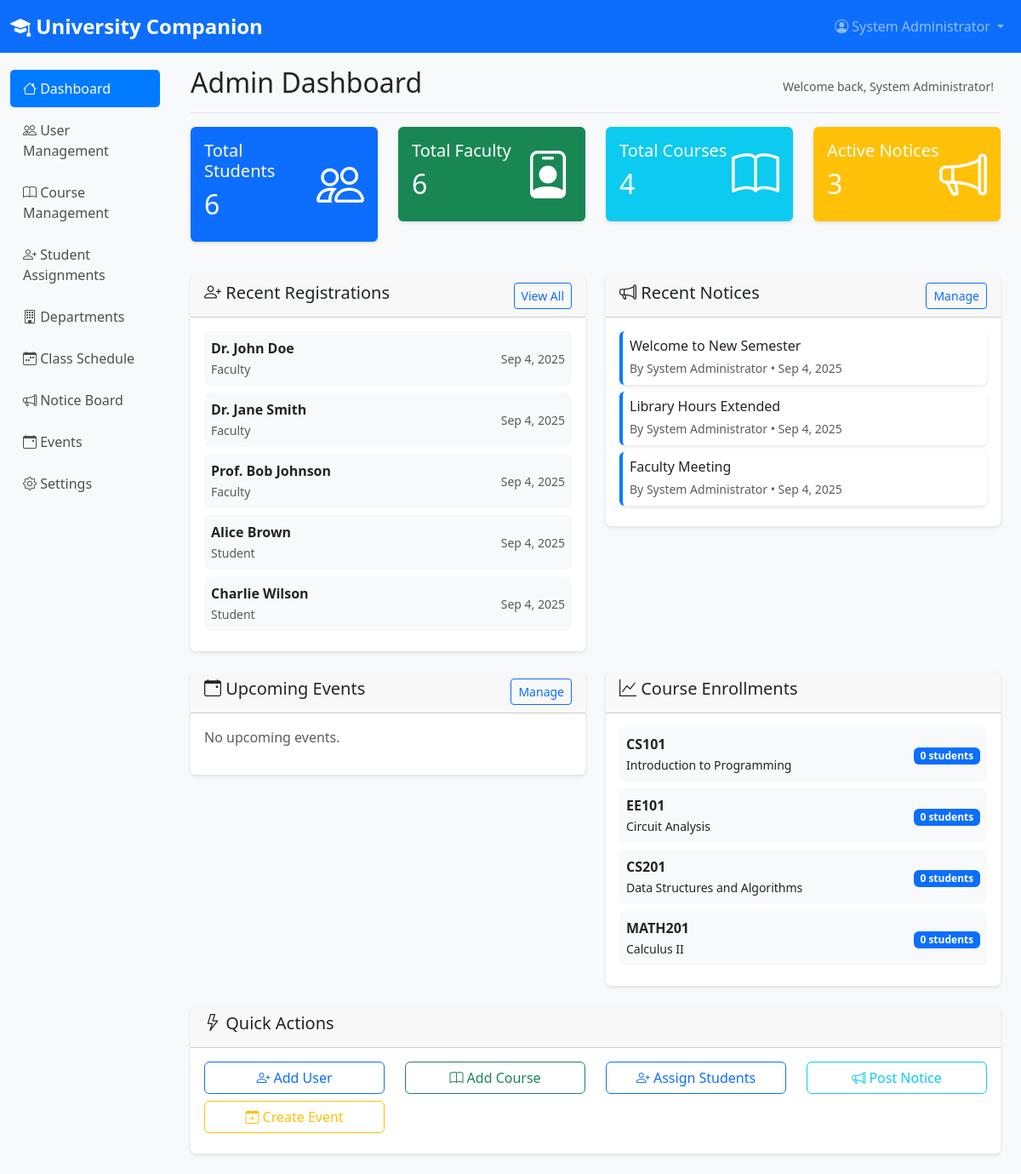
Page /admin/dashboard.php (signed in) on the committed database.
### tables this page shows
CREATE TABLE users (
    id INT AUTO_INCREMENT PRIMARY KEY,
    username VARCHAR(50) UNIQUE NOT NULL,
    email VARCHAR(100) UNIQUE NOT NULL,
    password VARCHAR(255) NOT NULL,
    role ENUM('student', 'faculty', 'admin') NOT NULL,
    full_name VARCHAR(100) NOT NULL,
    department VARCHAR(100),
    phone VARCHAR(20),
    address TEXT,
    created_at TIMESTAMP DEFAULT CURRENT_TIMESTAMP,
    updated_at TIMESTAMP DEFAULT CURRENT_TIMESTAMP ON UPDATE CURRENT_TIMESTAMP,
    is_active BOOLEAN DEFAULT TRUE
);

CREATE TABLE notices (
    id INT AUTO_INCREMENT PRIMARY KEY,
    title VARCHAR(255) NOT NULL,
    content TEXT NOT NULL,
    author_id INT NOT NULL,
    target_audience ENUM('all', 'students', 'faculty') DEFAULT 'all',
    is_urgent BOOLEAN DEFAULT FALSE,
    created_at TIMESTAMP DEFAULT CURRENT_TIMESTAMP,
    updated_at TIMESTAMP DEFAULT CURRENT_TIMESTAMP ON UPDATE CURRENT_TIMESTAMP,
    expires_at TIMESTAMP NULL,
    is_active BOOLEAN DEFAULT TRUE,
    FOREIGN KEY (author_id) REFERENCES users(id)
);

### admin/dashboard.php (the view, shortened to what the rows shown need)
<?php
require_once '../php/config.php';
$conn = getDBConnection();
$sql = "SELECT
    (SELECT COUNT(*) FROM users WHERE role = 'student' AND is_active = 1) as total_students,
    (SELECT COUNT(*) FROM users WHERE role = 'faculty' AND is_active = 1) as total_faculty,
    (SELECT COUNT(*) FROM courses WHERE academic_year = '2024') as total_courses,
    (SELECT COUNT(*) FROM notices WHERE is_active = 1) as total_notices";
$stats = fetchSingleRow($conn, $sql);
$sql = "SELECT full_name, role, created_at FROM users
        WHERE is_active = 1
        ORDER BY created_at DESC LIMIT 5";
$recentUsers = fetchMultipleRows($conn, $sql);
$sql = "SELECT n.title, n.created_at, u.full_name as author
        FROM notices n
        JOIN users u ON n.author_id = u.id
        WHERE n.is_active = 1
        ORDER BY n.created_at DESC LIMIT 5";
$recentNotices = fetchMultipleRows($conn, $sql);
?>
<!DOCTYPE html>
<html lang="en">
<head>
    <link href="https://cdn.jsdelivr.net/npm/bootstrap@5.3.0/dist/css/bootstrap.min.css" rel="stylesheet">
    <link href="https://cdn.jsdelivr.net/npm/bootstrap-icons@1.10.0/font/bootstrap-icons.css" rel="stylesheet">
    <link href="../css/style.css" rel="stylesheet">
</head>
<body>
    <div class="container-fluid">
        <div class="row">
            <main class="col-md-9 ms-sm-auto col-lg-10 px-md-4">
                <div class="d-flex justify-content-between flex-wrap flex-md-nowrap align-items-center pt-3 pb-2 mb-3 border-bottom">
                    <h1 class="h2">Admin Dashboard</h1>
                </div>
                <div class="row mb-4">
                    <div class="col-md-3 mb-3">
                        <div class="card text-white bg-primary">
                            <div class="card-body">
                                <div class="d-flex justify-content-between">
                                    <div>
                                        <h2><?php echo $stats['total_students'] ?? 0; ?></h2>
                                    </div>
                                </div>
                            </div>
                        </div>
                    </div>
                    <div class="col-md-3 mb-3">
                        <div class="card text-white bg-success">
                            <div class="card-body">
                                <div class="d-flex justify-content-between">
                                    <div>
                                        <h2><?php echo $stats['total_faculty'] ?? 0; ?></h2>
                                    </div>
                                </div>
                            </div>
                        </div>
                    </div>
                    <div class="col-md-3 mb-3">
                        <div class="card text-white bg-info">
                            <div class="card-body">
                                <div class="d-flex justify-content-between">
                                    <div>
                                        <h2><?php echo $stats['total_courses'] ?? 0; ?></h2>
                                    </div>
                                </div>
                            </div>
                        </div>
                    </div>
                    <div class="col-md-3 mb-3">
                        <div class="card text-white bg-warning">
                            <div class="card-body">
                                <div class="d-flex justify-content-between">
                                    <div>
                                        <h2><?php echo $stats['total_notices'] ?? 0; ?></h2>
                                    </div>
                                </div>
                            </div>
                        </div>
                    </div>
                </div>
                <div class="row">
                    <div class="col-md-6 mb-4">
                        <div class="card">
                            <div class="card-body">
                                <?php if (empty($recentUsers)): ?>
                                    <p class="text-muted">No recent registrations.</p>
                                <?php else: ?>
                                    <?php foreach ($recentUsers as $user): ?>
                                        <div class="d-flex justify-content-between align-items-center mb-2 p-2 bg-light rounded">
                                            <div>
                                                <strong><?php echo htmlspecialchars($user['full_name']); ?></strong><br>
                                                <small class="text-muted"><?php echo ucfirst($user['role']); ?></small>
                                            </div>
                                            <div class="text-end">
                                                <small class="text-muted">
                                                    <?php echo date('M j, Y', strtotime($user['created_at'])); ?>
                                                </small>
                                            </div>
                                        </div>
                                    <?php endforeach; ?>
                                <?php endif; ?>
                            </div>
                        </div>
                    </div>
                    <div class="col-md-6 mb-4">
                        <div class="card">
                            <div class="card-body">
                                <?php if (empty($recentNotices)): ?>
                                    <p class="text-muted">No recent notices.</p>
                                <?php else: ?>
                                    <?php foreach ($recentNotices as $notice): ?>
                                        <div class="notice-card card mb-2">
                                            <div class="card-body p-2">
                                                <h6 class="card-title mb-1"><?php echo htmlspecialchars($notice['title']); ?></h6>
                                                <small class="text-muted">
                                                    By <?php echo htmlspecialchars($notice['author']); ?> •
                                                    <?php echo date('M j, Y', strtotime($notice['created_at'])); ?>
                                                </small>
                                            </div>
                                        </div>
                                    <?php endforeach; ?>
                                <?php endif; ?>
                            </div>
                        </div>
                    </div>
                </div>
            </main>
        </div>
    </div>
</body>
</html>

### rows in the picture
users: full_name "Dr. John Doe", role "Faculty", created_at "Sep 4, 2025"
users: full_name "Dr. Jane Smith", role "Faculty", created_at "Sep 4, 2025"
users: full_name "Prof. Bob Johnson", role "Faculty", created_at "Sep 4, 2025"
users: full_name "Alice Brown", role "Student", created_at "Sep 4, 2025"
users: full_name "Charlie Wilson", role "Student", created_at "Sep 4, 2025"
notices: title "Welcome to New Semester", author.full_name "System Administrator", created_at "Sep 4, 2025"
notices: title "Library Hours Extended", author.full_name "System Administrator", created_at "Sep 4, 2025"
notices: title "Faculty Meeting", author.full_name "System Administrator", created_at "Sep 4, 2025"

### other values in the picture
$_SESSION['full_name'] "System Administrator"
$stats['total_students'] "6"
$stats['total_faculty'] "6"
$stats['total_courses'] "4"
$stats['total_notices'] "3"
$course['course_code'] "CS101"
$course['course_name'] "Introduction to Programming"
$course['enrollment_count'] "0"
$course['course_code'] "EE101"
$course['course_name'] "Circuit Analysis"
$course['course_code'] "CS201"
$course['course_name'] "Data Structures and Algorithms"
$course['course_code'] "MATH201"
$course['course_name'] "Calculus II"
